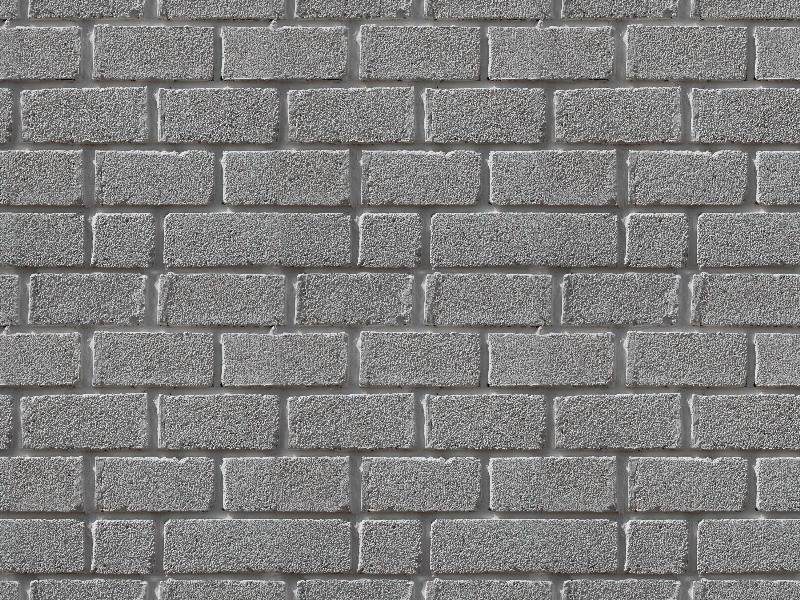
#> input picture resim.jpg, 800 x 600 px
$ python 'renkuzayı.py'
#> lines starting #> are read from the running program, lines starting #| are printed output that depends on the picture
import cv2
import numpy as np
from matplotlib import pyplot as plt

import os

script_dir = os.path.dirname(os.path.abspath(__file__))
image_path = os.path.join(script_dir, 'resim.jpg')

# Türkçe karakterli yolları sorunsuz okumak için imdecode kullanımı:
img = cv2.imdecode(np.fromfile(image_path, dtype=np.uint8), cv2.IMREAD_COLOR)
#> img is the input picture: shape (600, 800, 3); mean B, G, R 126.4, 127.1, 127.8
# Görselin başarıyla yüklenip yüklenmediğini kontrol etme
if img is None:
    print("Hata: 'resim.jpg' dosyası okunamadı!")
else:
    # Resmin boyut bilgilerini alma (Yükseklik, Genişlik, Kanal Sayısı)
    height, width, channels = img.shape
#> height = 600; width = 800; channels = 3
    print(f"Resim Boyutları: {width}x{height}, Kanal Sayısı: {channels}")
#| Resim Boyutları: 800x600, Kanal Sayısı: 3

    # -------------------------------------------------------------
    # 2. Piksellere Doğrudan / Eleman Bazlı Erişim
    # -------------------------------------------------------------
    # Örnek: (y=100, x=50) koordinatındaki piksere ve kanallarına erişim
    ornek_piksel = img[100, 50]
#> ornek_piksel = [167, 169, 170]
    print(f"(100, 50) piksellik konumun [B, G, R] değerleri: {ornek_piksel}")
#| (100, 50) piksellik konumun [B, G, R] değerleri: [167 169 170]
    print(f"Mavi Kanal Değeri: {img[100, 50, 0]}")
#| Mavi Kanal Değeri: 167
    print(f"Yeşil Kanal Değeri: {img[100, 50, 1]}")
#| Yeşil Kanal Değeri: 169
    print(f"Kırmızı Kanal Değeri: {img[100, 50, 2]}")
#| Kırmızı Kanal Değeri: 170

    # -------------------------------------------------------------
    # 3. Kanallar İçin Ayrı Ayrı Histogram Hesaplama
    # -------------------------------------------------------------
    # Her renk kanalı için 256 elemanlı frekans dizileri
    hist_b = np.zeros(256, dtype=int)
    hist_g = np.zeros(256, dtype=int)
    hist_r = np.zeros(256, dtype=int)

    # Principle of Spatial Locality (Row-Major Order) gereği:
    # Dış döngü Satır (y), İç döngü Sütun (x) olarak gezilir.
    for y in range(height):
        for x in range(width):
            val_b = img[y, x, 0]  # Mavi kanala erişim
            val_g = img[y, x, 1]  # Yeşil kanala erişim
            val_r = img[y, x, 2]  # Kırmızı kanala erişim

            hist_b[val_b] += 1
            hist_g[val_g] += 1
            hist_r[val_r] += 1
#> after the loop, hist_b = 256 values, max 6052 at index 94, min 0 at index 247, mean 1875; hist_g = 256 values, max 6228 at index 96, min 0 at index 4, mean 1875; hist_r = 256 values, max 6553 at index 98, min 0 at index 245, mean 1875

    # -------------------------------------------------------------
    # 4. Histogram Grafiğini Çizdirme
    # -------------------------------------------------------------
    plt.figure(figsize=(10, 6))
    plt.title('Her Renk Kanalı İçin Ayrı Ayrı Histogram')
    plt.xlabel('Piksel Yoğunluğu (0 - 255)')
    plt.ylabel('Piksel Frekansı')

    plt.plot(hist_b, color='blue', label='Mavi (Blue) Kanalı')
    plt.plot(hist_g, color='green', label='Yeşil (Green) Kanalı')
    plt.plot(hist_r, color='red', label='Kırmızı (Red) Kanalı')

    plt.xlim([0, 256])
    plt.legend()
    plt.grid(True, linestyle='--', alpha=0.5)
    plt.show()
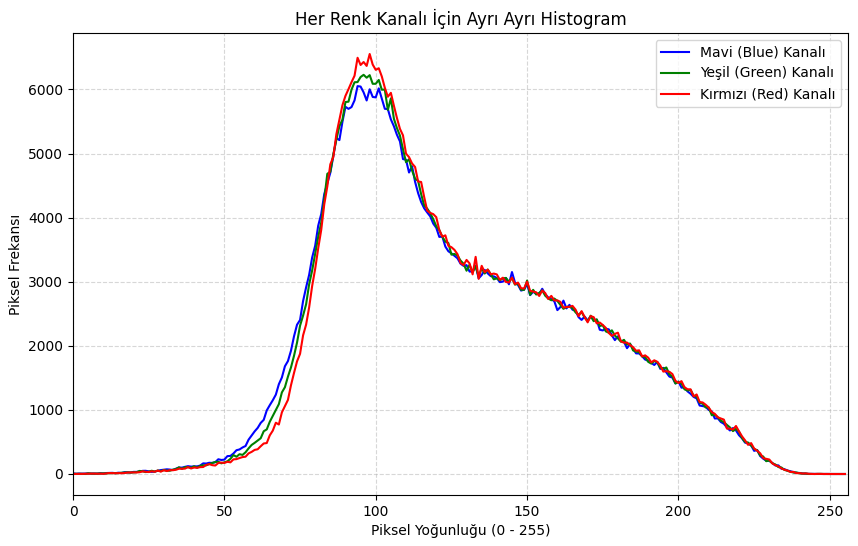
#> figure drawn by matplotlib, 1 panel; curve peaks at x = 94, y = 6052; curve peaks at x = 96, y = 6228; curve peaks at x = 98, y = 6553
